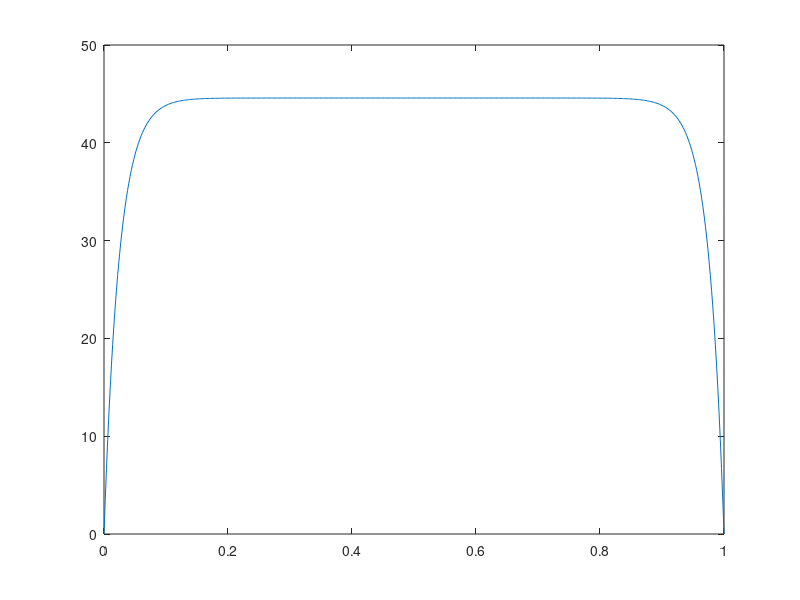

MATLAB code for this plot:
clear all;
h=5;
k=0.6;
t=0.005;
l=1;
absrb=0.5;
i0=1000; 
msqr=h*l*l/(k*t);
m=sqrt(msqr);
i=1;
for k=1:1:1
    data = [];
    for x=0:(l/500):l
        xbar(i) = x/l;
        Tbar(i)=(1-(cosh(m*(xbar(i)-0.5))/cosh(m/2)))/msqr;
        i=i+1;
    end
% figure (1);
% plot(xbar,Tbar);
% xlabel('x-');
% ylabel('T-');
    f = @(theta,l) sin(theta).*(1-exp(-absrb*l./sin(theta)))/absrb;
    q = @(l) integral(@(theta) f(theta, l),0, pi/2);
    source = @(t,l) (i0/t)-(2*i0*q(l)/(pi*l*t));
    Tstar=source(t,l)*l*l/k;
    TTinf=Tstar.*Tbar;
    data=[xbar',TTinf'];
    plot(xbar, TTinf);
    dlmwrite(sprintf('tempabsrb=%f.csv',absrb), data);
    hold on;
    absrb=absrb+0.02;
end